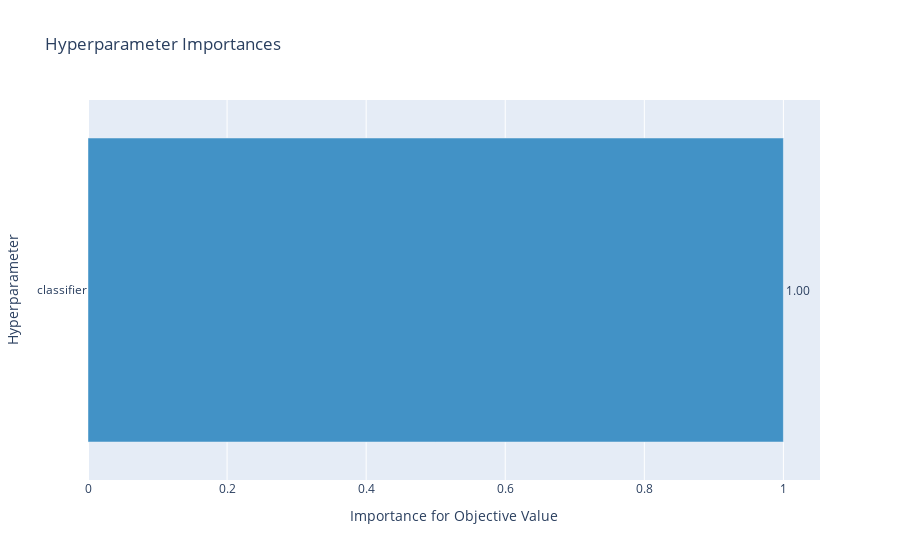

The notebook cell saved with this chart:
### Code cell
# 하이퍼파라미터별 중요도
optuna.visualization.plot_param_importances(study)

### Figure 1 — Plotly figure (JSON) as saved in the notebook; plotly's stock layout.template omitted (floating-point values rounded to 4 significant figures)
{"data": [{"cliponaxis": false, "hovertemplate": ["classifier (CategoricalDistribution): 1.0<extra></extra>"], "marker": {"color": "rgb(66,146,198)"}, "orientation": "h", "text": ["1.00"], "textposition": "outside", "type": "bar", "x": [1], "y": ["classifier"]}], "layout": {"showlegend": false, "title": {"text": "Hyperparameter Importances"}, "xaxis": {"title": {"text": "Importance for Objective Value"}}, "yaxis": {"title": {"text": "Hyperparameter"}}}}
